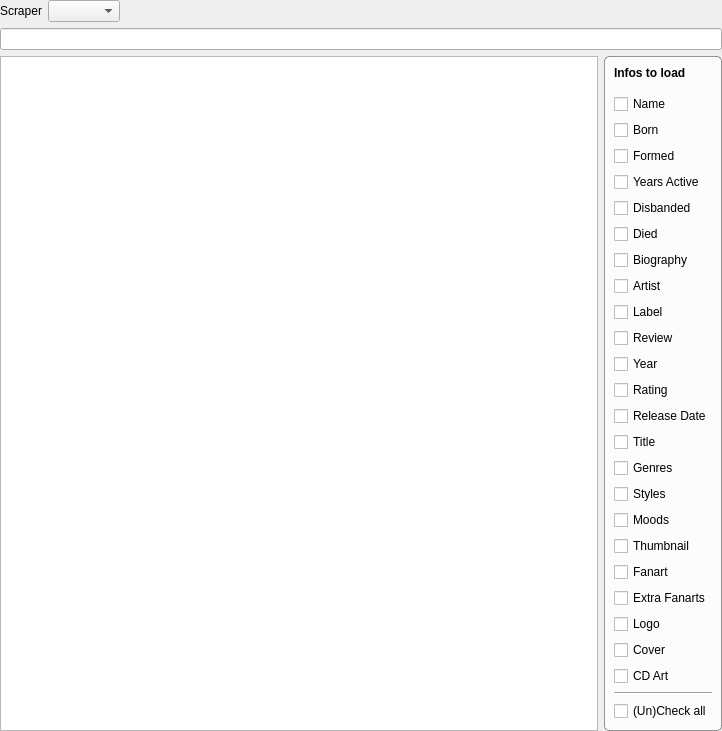
<?xml version="1.0" encoding="UTF-8"?>
<ui version="4.0">
 <class>MusicSearchWidget</class>
 <widget class="QWidget" name="MusicSearchWidget">
  <property name="geometry">
   <rect>
    <x>0</x>
    <y>0</y>
    <width>722</width>
    <height>648</height>
   </rect>
  </property>
  <property name="windowTitle">
   <string notr="true">Form</string>
  </property>
  <layout class="QVBoxLayout" name="verticalLayout">
   <property name="leftMargin">
    <number>0</number>
   </property>
   <property name="topMargin">
    <number>0</number>
   </property>
   <property name="rightMargin">
    <number>0</number>
   </property>
   <property name="bottomMargin">
    <number>0</number>
   </property>
   <item>
    <layout class="QHBoxLayout" name="horizontalLayout_2">
     <item>
      <widget class="QLabel" name="label">
       <property name="text">
        <string>Scraper</string>
       </property>
      </widget>
     </item>
     <item>
      <widget class="QComboBox" name="comboScraper"/>
     </item>
     <item>
      <spacer name="horizontalSpacer_2">
       <property name="orientation">
        <enum>Qt::Horizontal</enum>
       </property>
       <property name="sizeHint" stdset="0">
        <size>
         <width>40</width>
         <height>20</height>
        </size>
       </property>
      </spacer>
     </item>
    </layout>
   </item>
   <item>
    <widget class="MyLineEdit" name="searchString">
     <property name="toolTip">
      <string>When using IMDB you can also use the IMDB id as search query.
If you want to search by an TMDB or OFDb id please prefix it with &quot;id&quot;.</string>
     </property>
    </widget>
   </item>
   <item>
    <layout class="QHBoxLayout" name="horizontalLayout_3" stretch="0,0">
     <item>
      <widget class="QTableWidget" name="results">
       <property name="styleSheet">
        <string notr="true">alternate-background-color: rgb(243, 246, 250);
color: #395265;
selection-background-color: qlineargradient(spread:pad, x1:0, y1:0, x2:0, y2:1, stop:0 #4185b6, stop:1 #1b6aa5);
</string>
       </property>
       <property name="editTriggers">
        <set>QAbstractItemView::NoEditTriggers</set>
       </property>
       <property name="alternatingRowColors">
        <bool>true</bool>
       </property>
       <property name="selectionMode">
        <enum>QAbstractItemView::SingleSelection</enum>
       </property>
       <property name="selectionBehavior">
        <enum>QAbstractItemView::SelectRows</enum>
       </property>
       <property name="showGrid">
        <bool>false</bool>
       </property>
       <attribute name="horizontalHeaderVisible">
        <bool>false</bool>
       </attribute>
       <attribute name="horizontalHeaderStretchLastSection">
        <bool>true</bool>
       </attribute>
       <attribute name="verticalHeaderVisible">
        <bool>false</bool>
       </attribute>
       <column>
        <property name="text">
         <string>Result</string>
        </property>
       </column>
      </widget>
     </item>
     <item>
      <widget class="QGroupBox" name="groupBox">
       <property name="styleSheet">
        <string notr="true">QGroupBox {
	border: 1px solid rgba(0, 0, 0, 100);
	border-radius: 5px;
	background-color: rgba(255, 255, 255, 200);
}</string>
       </property>
       <property name="title">
        <string/>
       </property>
       <layout class="QVBoxLayout" name="verticalLayout_4">
        <item>
         <widget class="QLabel" name="label_2">
          <property name="font">
           <font>
            <weight>75</weight>
            <bold>true</bold>
           </font>
          </property>
          <property name="text">
           <string>Infos to load</string>
          </property>
         </widget>
        </item>
        <item>
         <spacer name="verticalSpacer_2">
          <property name="orientation">
           <enum>Qt::Vertical</enum>
          </property>
          <property name="sizeType">
           <enum>QSizePolicy::Fixed</enum>
          </property>
          <property name="sizeHint" stdset="0">
           <size>
            <width>20</width>
            <height>8</height>
           </size>
          </property>
         </spacer>
        </item>
        <item>
         <widget class="MyCheckBox" name="chkName">
          <property name="text">
           <string>Name</string>
          </property>
          <property name="type" stdset="0">
           <string notr="true">artist</string>
          </property>
         </widget>
        </item>
        <item>
         <widget class="MyCheckBox" name="chkBorn">
          <property name="text">
           <string>Born</string>
          </property>
          <property name="type" stdset="0">
           <string notr="true">artist</string>
          </property>
         </widget>
        </item>
        <item>
         <widget class="MyCheckBox" name="chkFormed">
          <property name="text">
           <string>Formed</string>
          </property>
          <property name="type" stdset="0">
           <string notr="true">artist</string>
          </property>
         </widget>
        </item>
        <item>
         <widget class="MyCheckBox" name="chkYearsActive">
          <property name="text">
           <string>Years Active</string>
          </property>
          <property name="type" stdset="0">
           <string notr="true">artist</string>
          </property>
         </widget>
        </item>
        <item>
         <widget class="MyCheckBox" name="chkDisbanded">
          <property name="text">
           <string>Disbanded</string>
          </property>
          <property name="type" stdset="0">
           <string notr="true">artist</string>
          </property>
         </widget>
        </item>
        <item>
         <widget class="MyCheckBox" name="chkDied">
          <property name="text">
           <string>Died</string>
          </property>
          <property name="type" stdset="0">
           <string notr="true">artist</string>
          </property>
         </widget>
        </item>
        <item>
         <widget class="MyCheckBox" name="chkBiography">
          <property name="text">
           <string>Biography</string>
          </property>
          <property name="type" stdset="0">
           <string notr="true">artist</string>
          </property>
         </widget>
        </item>
        <item>
         <widget class="MyCheckBox" name="chkArtist">
          <property name="text">
           <string>Artist</string>
          </property>
          <property name="type" stdset="0">
           <string notr="true">album</string>
          </property>
         </widget>
        </item>
        <item>
         <widget class="MyCheckBox" name="chkLabel">
          <property name="text">
           <string>Label</string>
          </property>
          <property name="type" stdset="0">
           <string notr="true">album</string>
          </property>
         </widget>
        </item>
        <item>
         <widget class="MyCheckBox" name="chkReview">
          <property name="text">
           <string>Review</string>
          </property>
          <property name="type" stdset="0">
           <string notr="true">album</string>
          </property>
         </widget>
        </item>
        <item>
         <widget class="MyCheckBox" name="chkYear">
          <property name="text">
           <string>Year</string>
          </property>
          <property name="type" stdset="0">
           <string notr="true">album</string>
          </property>
         </widget>
        </item>
        <item>
         <widget class="MyCheckBox" name="chkRating">
          <property name="text">
           <string>Rating</string>
          </property>
          <property name="type" stdset="0">
           <string notr="true">album</string>
          </property>
         </widget>
        </item>
        <item>
         <widget class="MyCheckBox" name="chkReleaseDate">
          <property name="text">
           <string>Release Date</string>
          </property>
          <property name="type" stdset="0">
           <string notr="true">album</string>
          </property>
         </widget>
        </item>
        <item>
         <widget class="MyCheckBox" name="chkTitle">
          <property name="text">
           <string>Title</string>
          </property>
          <property name="type" stdset="0">
           <string notr="true">album</string>
          </property>
         </widget>
        </item>
        <item>
         <widget class="MyCheckBox" name="chkGenres">
          <property name="text">
           <string>Genres</string>
          </property>
          <property name="type" stdset="0">
           <string notr="true">both</string>
          </property>
         </widget>
        </item>
        <item>
         <widget class="MyCheckBox" name="chkStyles">
          <property name="text">
           <string>Styles</string>
          </property>
          <property name="type" stdset="0">
           <string notr="true">both</string>
          </property>
         </widget>
        </item>
        <item>
         <widget class="MyCheckBox" name="chkMoods">
          <property name="text">
           <string>Moods</string>
          </property>
          <property name="type" stdset="0">
           <string notr="true">both</string>
          </property>
         </widget>
        </item>
        <item>
         <widget class="MyCheckBox" name="chkThumb">
          <property name="text">
           <string>Thumbnail</string>
          </property>
          <property name="type" stdset="0">
           <string notr="true">artist</string>
          </property>
         </widget>
        </item>
        <item>
         <widget class="MyCheckBox" name="chkFanart">
          <property name="text">
           <string>Fanart</string>
          </property>
          <property name="type" stdset="0">
           <string notr="true">artist</string>
          </property>
         </widget>
        </item>
        <item>
         <widget class="MyCheckBox" name="chkExtraFanarts">
          <property name="text">
           <string>Extra Fanarts</string>
          </property>
          <property name="type" stdset="0">
           <string notr="true">artist</string>
          </property>
         </widget>
        </item>
        <item>
         <widget class="MyCheckBox" name="chkLogo">
          <property name="text">
           <string>Logo</string>
          </property>
          <property name="type" stdset="0">
           <string notr="true">artist</string>
          </property>
         </widget>
        </item>
        <item>
         <widget class="MyCheckBox" name="chkCover">
          <property name="text">
           <string>Cover</string>
          </property>
          <property name="type" stdset="0">
           <string notr="true">album</string>
          </property>
         </widget>
        </item>
        <item>
         <widget class="MyCheckBox" name="chkCdArt">
          <property name="text">
           <string>CD Art</string>
          </property>
          <property name="type" stdset="0">
           <string notr="true">album</string>
          </property>
         </widget>
        </item>
        <item>
         <widget class="Line" name="line">
          <property name="orientation">
           <enum>Qt::Horizontal</enum>
          </property>
         </widget>
        </item>
        <item>
         <widget class="QCheckBox" name="chkUnCheckAll">
          <property name="text">
           <string>(Un)Check all</string>
          </property>
         </widget>
        </item>
        <item>
         <spacer name="verticalSpacer_3">
          <property name="orientation">
           <enum>Qt::Vertical</enum>
          </property>
          <property name="sizeHint" stdset="0">
           <size>
            <width>20</width>
            <height>40</height>
           </size>
          </property>
         </spacer>
        </item>
       </layout>
      </widget>
     </item>
    </layout>
   </item>
  </layout>
 </widget>
 <customwidgets>
  <customwidget>
   <class>MyCheckBox</class>
   <extends>QCheckBox</extends>
   <header location="global">smallWidgets/MyCheckBox.h</header>
  </customwidget>
  <customwidget>
   <class>MyLineEdit</class>
   <extends>QLineEdit</extends>
   <header>smallWidgets/MyLineEdit.h</header>
  </customwidget>
 </customwidgets>
 <resources/>
 <connections/>
</ui>
